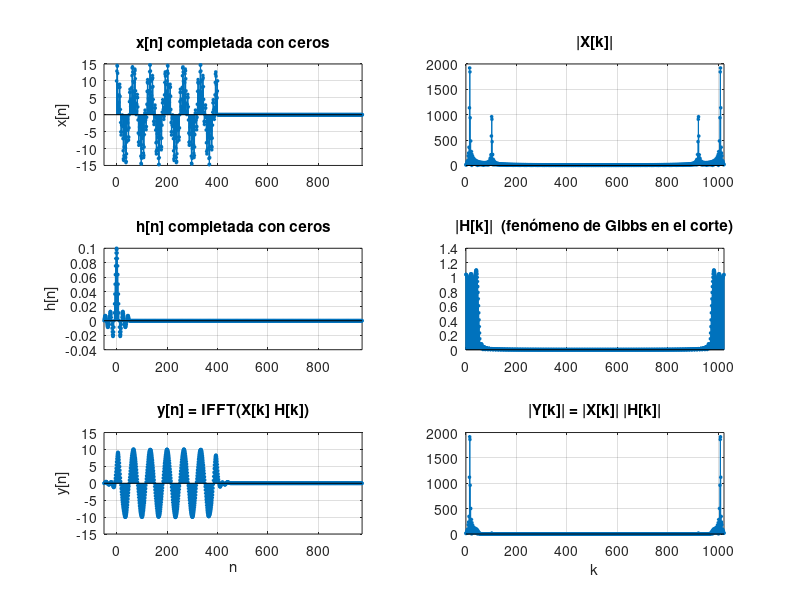

Here is the MATLAB script that generated this plot:
% =========================================================================
% ANÁLISIS NUMÉRICO - TRABAJOS DE LABORATORIO
% EJERCICIO 3: Ejercicio 2 resuelto con la propiedad de convolución de la
%              transformada de Fourier (algoritmo FFT)
%
%   y[n] = x[n] * h[n]   <=>   Y[k] = X[k] . H[k]
%
% Uso:  ej3                     -> valores por defecto
%       ej3(dt, Nh, Fc, Nx, N)
% =========================================================================
function [ny, y_fft, Y] = ej3(dt, Nh, Fc, Nx, N)

  if nargin < 1 || isempty(dt), dt = 0.0001; end
  if nargin < 2 || isempty(Nh), Nh = 101;    end
  if nargin < 3 || isempty(Fc), Fc = 500;    end
  if nargin < 4 || isempty(Nx), Nx = 401;    end
  if nargin < 5 || isempty(N),  N  = 1024;   end   % N = 2^r

  % --- Señales del Ejercicio 2 --------------------------------------------
  nx = 0:Nx-1;
  x  = 10*cos(2*pi*150*nx*dt) + 5*sin(2*pi*1000*nx*dt);

  M  = (Nh - 1) / 2;
  nh = -M:M;
  h  = 2*Fc*dt * sinc(2*Fc*dt*nh);

  % --- Largo necesario de la respuesta ------------------------------------
  Ny = Nx + Nh - 1;
  if N < Ny
    error('N = %d no alcanza: la respuesta tiene %d elementos no nulos', N, Ny);
  end

  % --- Vectores de igual dimensión N, completando con la zona nula --------
  xN = [x, zeros(1, N - Nx)];
  hN = [h, zeros(1, N - Nh)];

  % --- Convolución por FFT ------------------------------------------------
  X = fft(xN);
  H = fft(hN);
  Y = X .* H;
  yN = real(ifft(Y));          % la parte imaginaria es error de redondeo

  % El primer elemento corresponde a n = nx(1) + nh(1) (igual que conv)
  n0    = nx(1) + nh(1);
  nN    = n0 + (0:N-1);        % eje [n] de los N elementos
  ny    = n0 + (0:Ny-1);
  y_fft = yN(1:Ny);

  % --- Comparación con la convolución directa del Ejercicio 2 -------------
  y_conv = conv(x, h);
  printf('Max |y_fft - y_conv| = %.3e\n', max(abs(y_fft - y_conv)));

  % --- Gráficos: 3 filas x 2 columnas -------------------------------------
  k   = 0:N-1;                 % frecuencias discretas de la FFT
  lim = [nN(1), nN(end)];

  figure('Name', sprintf('Ejercicio 3 - Convolucion por FFT (N = %d)', N));

  subplot(3, 2, 1);
  stem(nx(1) + (0:N-1), xN, 'filled', 'markersize', 2);
  xlim(lim); grid on;
  title('x[n] completada con ceros'); ylabel('x[n]');

  subplot(3, 2, 2);
  stem(k, abs(X), 'filled', 'markersize', 2);
  xlim([0 N-1]); grid on;
  title('|X[k]|');

  subplot(3, 2, 3);
  stem(nh(1) + (0:N-1), hN, 'filled', 'markersize', 2);
  xlim(lim); grid on;
  title('h[n] completada con ceros'); ylabel('h[n]');

  subplot(3, 2, 4);
  stem(k, abs(H), 'filled', 'markersize', 2);
  xlim([0 N-1]); grid on;
  title('|H[k]|  (fenómeno de Gibbs en el corte)');

  subplot(3, 2, 5);
  stem(nN, yN, 'filled', 'markersize', 2);
  xlim(lim); grid on;
  title('y[n] = IFFT(X[k] H[k])'); xlabel('n'); ylabel('y[n]');

  subplot(3, 2, 6);
  stem(k, abs(Y), 'filled', 'markersize', 2);
  xlim([0 N-1]); grid on;
  title('|Y[k]| = |X[k]| |H[k]|'); xlabel('k');

end
